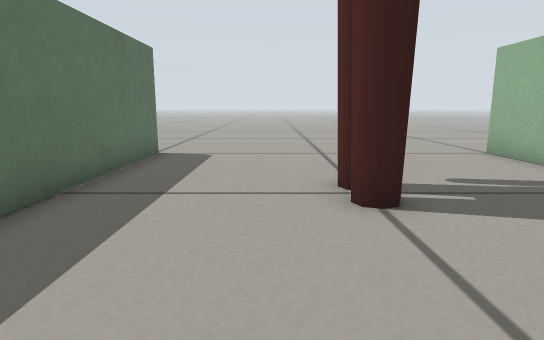
View 1 (above)

17 first-person views from a walk through a world built for the Gazebo simulator. The camera is 0.27 m above the floor, tilts 10° down and sees 75° across. The floor is counted in squares, 0.2 m on a side. Each view is taken from the middle of a square. On the plan, view 1 faces up. The plan holds only what a view shows up to about 15 squares ahead; the rest is blank. Some stock models are drawn as simple stand-ins.

View 2
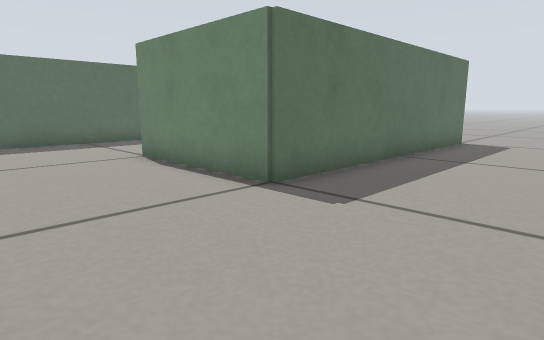

View 3
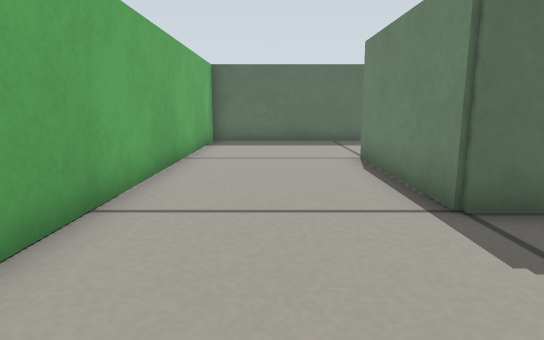

View 4
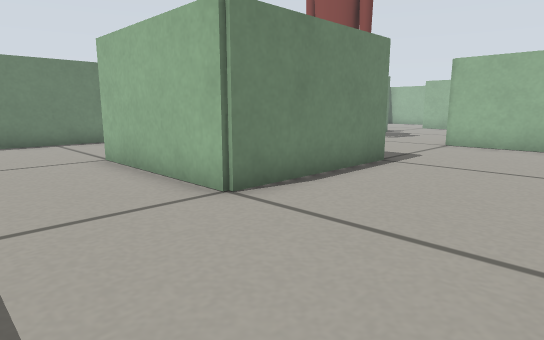

View 5
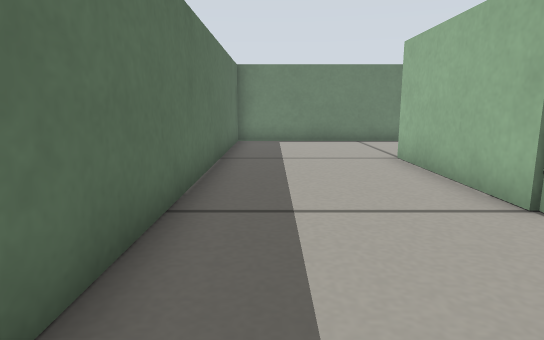

View 6
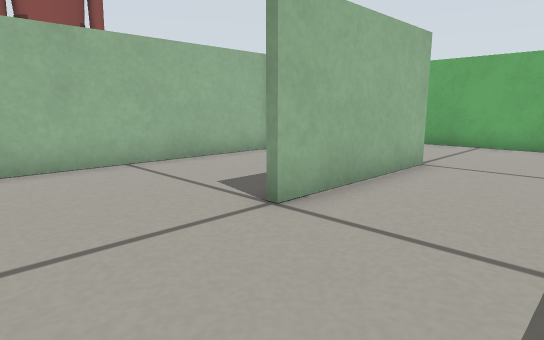

View 7
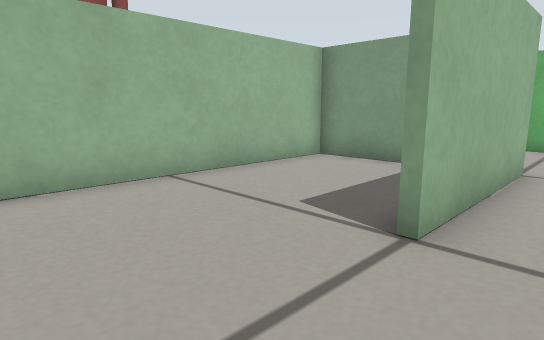

View 8
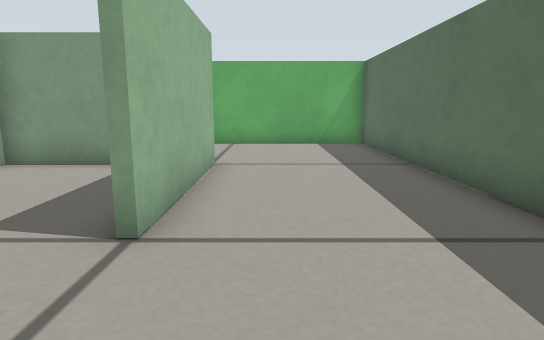

View 9
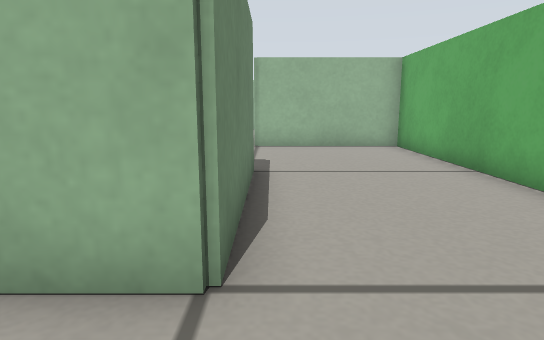

View 10
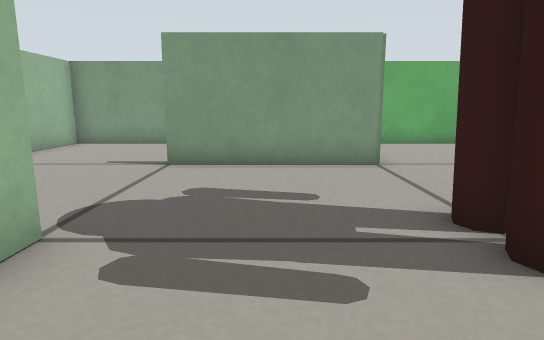

View 11
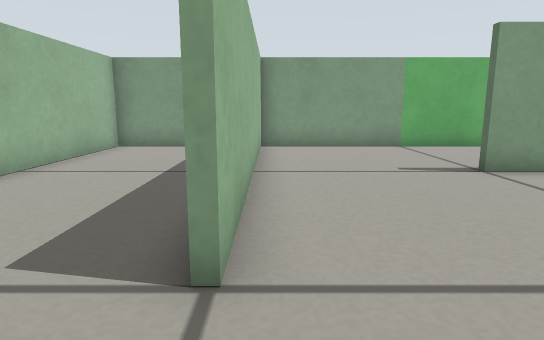

View 12
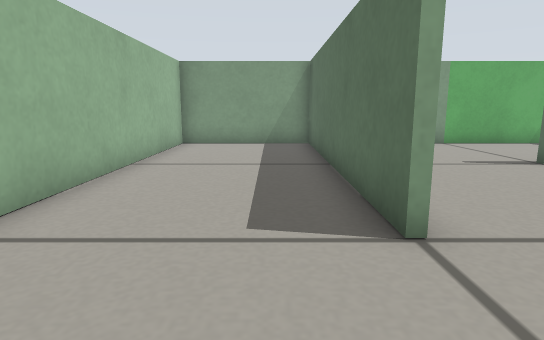

View 13
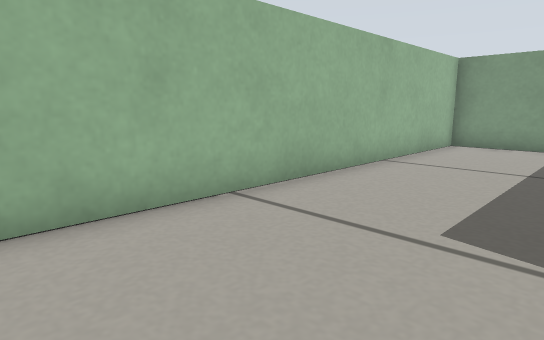

View 14
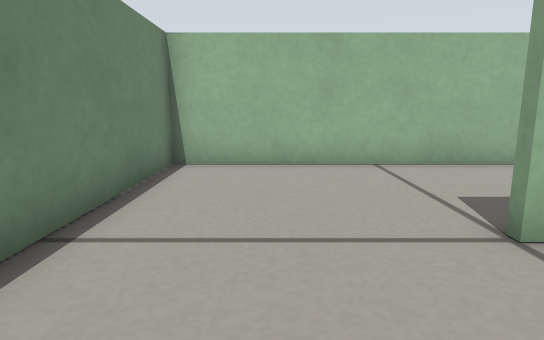

View 15
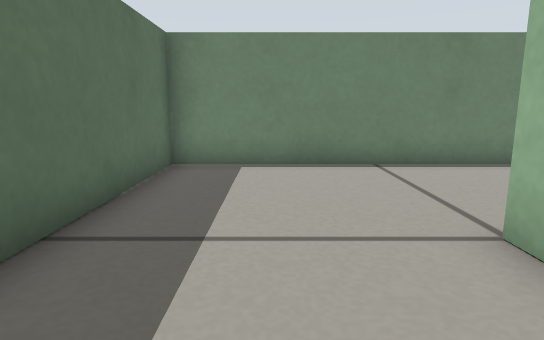

View 16
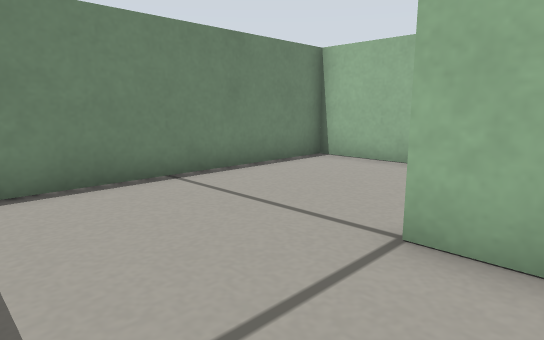

View 17
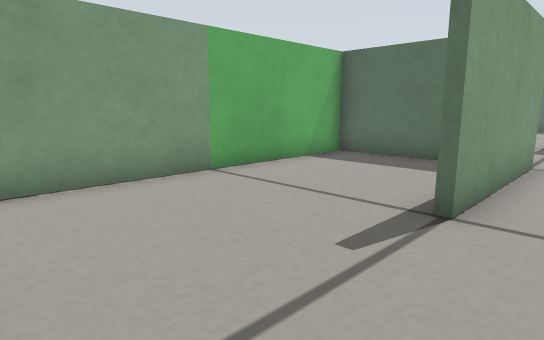

### Floor plan
Ten units are one square. View 1 is at (0, 0); x grows to the right and y downward. Boxes are objects, and circles mark ways between rooms. Rooms are numbered by the first view taken in them; rooms with no view inside come last. Other rooms are left out.
<svg viewBox="-139 -110 308 160">
<path fill="none" stroke="#000" d="M-34 -4 -86 -4 -86 -55M14 45 14 -6M-75 -104 -134 -104 -134 44 20 44M14 -6 65 -6M64 -54 64 -60M64 -83 64 -105M114 -5 114 -55M-34 -105 -34 -4M116 -55 116 44 164 44 164 -104 109 -104M16 12 16 45M20 44 114 44 114 -5M-62 -6 -36 -6 -36 -104 -75 -104"/>
<rect x="5" y="-65" width="20" height="20" fill="#bbb"><title>person</title></rect>
<circle cx="-5" cy="0" r="3" fill="#2a7"/>
<circle cx="-80" cy="-75" r="3" fill="#2a7"/>
<circle cx="120" cy="-75" r="3" fill="#2a7"/>
<circle cx="90" cy="0" r="3" fill="#2a7"/>
<text x="-70" y="10">1</text>
<text x="20" y="-10">2</text>
<text x="140" y="-30">3</text>
<text x="70" y="20">4</text>
<text x="-60" y="-50">5</text>
</svg>
Room 1 opens to room 2. Room 1 opens to room 5. Room 2 opens to room 3. Room 2 opens to room 4.

Where each view was taken, in squares from view 1:
view 1: 0 up, 0 right, facing up
view 2: 4 down, 1 right, facing up-left
view 3: 2 down, 1 right, facing left
view 4: 4 down, 12 left, facing up-right
view 5: 4 down, 12 left, facing up
view 6: 9 up, 12 left, facing down-right
view 7: 9 up, 10 left, facing down-right
view 8: 9 up, 10 left, facing down
view 9: 0 up, 11 left, facing right
view 10: 9 up, 4 right, facing down
view 11: 8 up, 11 right, facing down
view 12: 9 up, 13 right, facing down
view 13: 9 up, 12 right, facing down-right
view 14: 8 up, 8 right, facing right
view 15: 2 up, 11 left, facing up
view 16: 4 up, 12 left, facing up-right
view 17: 2 up, 11 right, facing down-left
